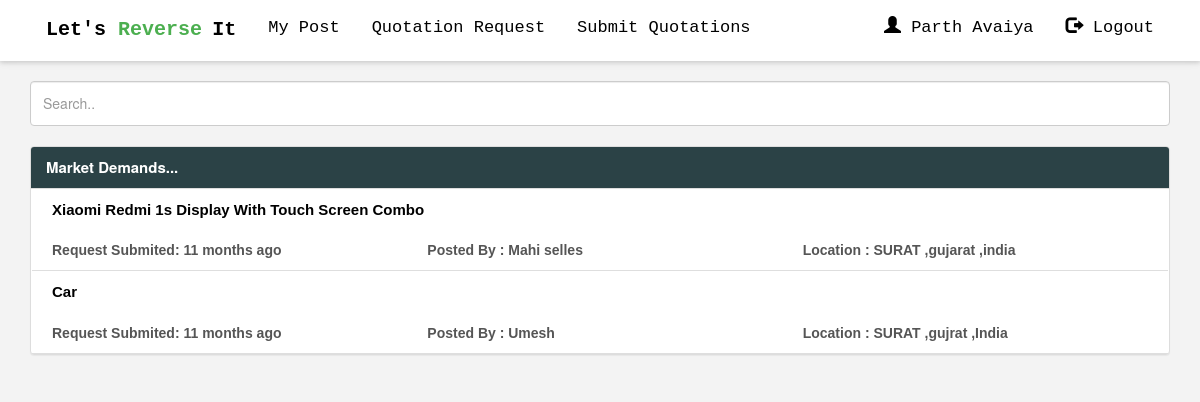
Screenshot of /qrlist?city=SURAT (signed in) with the database file from the repository.
### tables this page shows
CREATE TABLE `qrdata` (
  `id` int(11) NOT NULL,
  `postedid` int(11) NOT NULL,
  `categories` varchar(255) NOT NULL,
  `postedby` varchar(255) NOT NULL,
  `title` varchar(255) NOT NULL,
  `description` longtext NOT NULL,
  `date` timestamp NOT NULL DEFAULT CURRENT_TIMESTAMP ON UPDATE CURRENT_TIMESTAMP,
  `city` varchar(255) NOT NULL,
  `state` varchar(255) NOT NULL,
  `country` varchar(255) NOT NULL,
  `image` varchar(255) NOT NULL
);

### timeago.php (called while the page is built, shortened)
<?php
function timeAgo($time_ago)
{
    $time_ago = strtotime($time_ago);
    $cur_time   = time();
    $time_elapsed   = $cur_time - $time_ago;
    $seconds    = $time_elapsed ;
    $minutes    = round($time_elapsed / 60 );
    $hours      = round($time_elapsed / 3600);
    $days       = round($time_elapsed / 86400 );
    $weeks      = round($time_elapsed / 604800);
    $months     = round($time_elapsed / 2600640 );
    $years      = round($time_elapsed / 31207680 );
    if($seconds <= 60){
        return "Just Now";
    }
    else if($hours <=24){
        if($hours==1){
            return "an hour ago";
        }else{
            return "$hours hrs ago";
        }
    }
    else if($days <= 7){
        if($days==1){
            return "yesterday";
        }else{
            return "$days days ago";
        }
    }
    else if($weeks <= 4.3){
        if($weeks==1){
            return "a week ago";
        }else{
            return "$weeks weeks ago";
        }
    }
    else if($months <=12){
        if($months==1){
            return "a month ago";
        }else{
            return "$months months ago";
        }
    }
    else{
        if($years==1){
            return "one year ago";
        }else{
            return "$years years ago";
        }
    }
}
?>

### qrlist.php (the view, shortened to what this page needs)
<?php
include_once 'dbconnect.php';
include_once 'timeago.php';
if(isset($_GET['city'])) {
    $txt= $_GET['city'];
    if(isset($_SESSION['usr_id'])){
    $result = mysqli_query($con,"SELECT * FROM qrdata WHERE city = '{$txt}' AND (postedid != '{$_SESSION['usr_id']}')" );
    }else{
    $result = mysqli_query($con,"SELECT * FROM qrdata WHERE city = '{$txt}'" );
    }
    if(isset($_SESSION['usr_id'])){
        $result1 = mysqli_query($con,"SELECT count(*) AS count FROM qrdata WHERE (city = '{$txt}') AND (postedid != '{$_SESSION['usr_id']}')" );
    }else{
        $result1 = mysqli_query($con,"SELECT count(*) AS count FROM qrdata WHERE (city = '{$txt}')" );
    }
    $row1 = mysqli_fetch_array($result1);
    $count = $row1['count'];
}
?>
    <!DOCTYPE html>
    <html lang="en">
    <head>
        <link rel="stylesheet" href="css/qrlist.css">
    </head>
    <body style="background-color:#f3f3f3;">
<div style="width:100%;height:auto;background-color:#ffff;">
        <?php include 'navbar.php' ?>
</div>
<?php if($count > 0)  {?>
                <div class="container">
                    <br>
                    <input class="form-control " id="myInput" type="text" placeholder="Search.." style="height:45px;">
                    <br>
                </div>
        <div class="container">
            <div class="panel panel-default">
                        <div class="panel-heading" style="background:rgba(43, 66, 70, 1);" > <b style="color:white;font-size:15px;"> Market Demands... </b></div>
                <div class="panel-body" style="padding:0px 16px 0px 16px;">
                        <?php while($row=mysqli_fetch_array($result)): ?>
                            <div class="row" id="myTable" >
                                    <a href="bid?id=<?php echo $row['id'];?>">
                                        <div class="row">
                                                                <div class="col-sm-12 col-xs-12" id="title">
                                                                    <b>
                                                                    <?php echo $row['title'];?>
                                                                    </b>
                                                                </div>
                                        </div>
                                        <div class="row" style="color:#555;">
                                                <br>
                                                    <div class="col-sm-4 col-xs-12">
                                                    <?php echo " <b> Request Submited: <b>" . $time_elapsed = timeAgo($row['date']); ?>
                                                    </div>
                                                    <div class="col-sm-4 col-xs-12">
                                                        <?php echo "<b> Posted By : </b>"  .$row['postedby']; ?>
                                                    </div>
                                                    <div class="col-sm-4 col-xs-12">
                                                        <?php echo "<b> Location : </b>" . $row['city']; ?>
                                                        <?php echo "," . $row['state']; ?>
                                                        <?php echo "," . $row['country']; ?>
                                                    </div>
                                        </div>
                                    </a>
                            </div>
                        <?php endwhile;?>
                </div>
            </div>
        </div>
        <?php } else {
    echo '<br><br><br><center><h2 style="font-family:monospace;">No quatation requests found.<br><br><br><br> </h2></center>';
 } ?>
    </body>
    </html>

### css/qrlist.css (style rules this page uses)
#myTable { color:black; padding:10px 20px 10px 20px; border-bottom: 1px solid #DEDEDE; font-family: 'Lucida Sans', 'Lucida Sans Regular', 'Lucida Grande', 'Lucida Sans Unicode', Geneva, Verdana, sans-serif; }
#myTable a { color:black; }
#title { text-align:justify; font-size:15px; }

### css/navbar.css (style rules this page uses)
body { margin:0; }

### rows the page displays
qrdata: title "Xiaomi Redmi 1s Display With Touch Screen Combo", date "11 months ago", postedby "Mahi selles", city "SURAT", state "gujarat", country "india"
qrdata: title "Car", date "11 months ago", postedby "Umesh", city "SURAT", state "gujrat", country "India"

### other values shown
$_SESSION['usr_name'] "Parth Avaiya"
